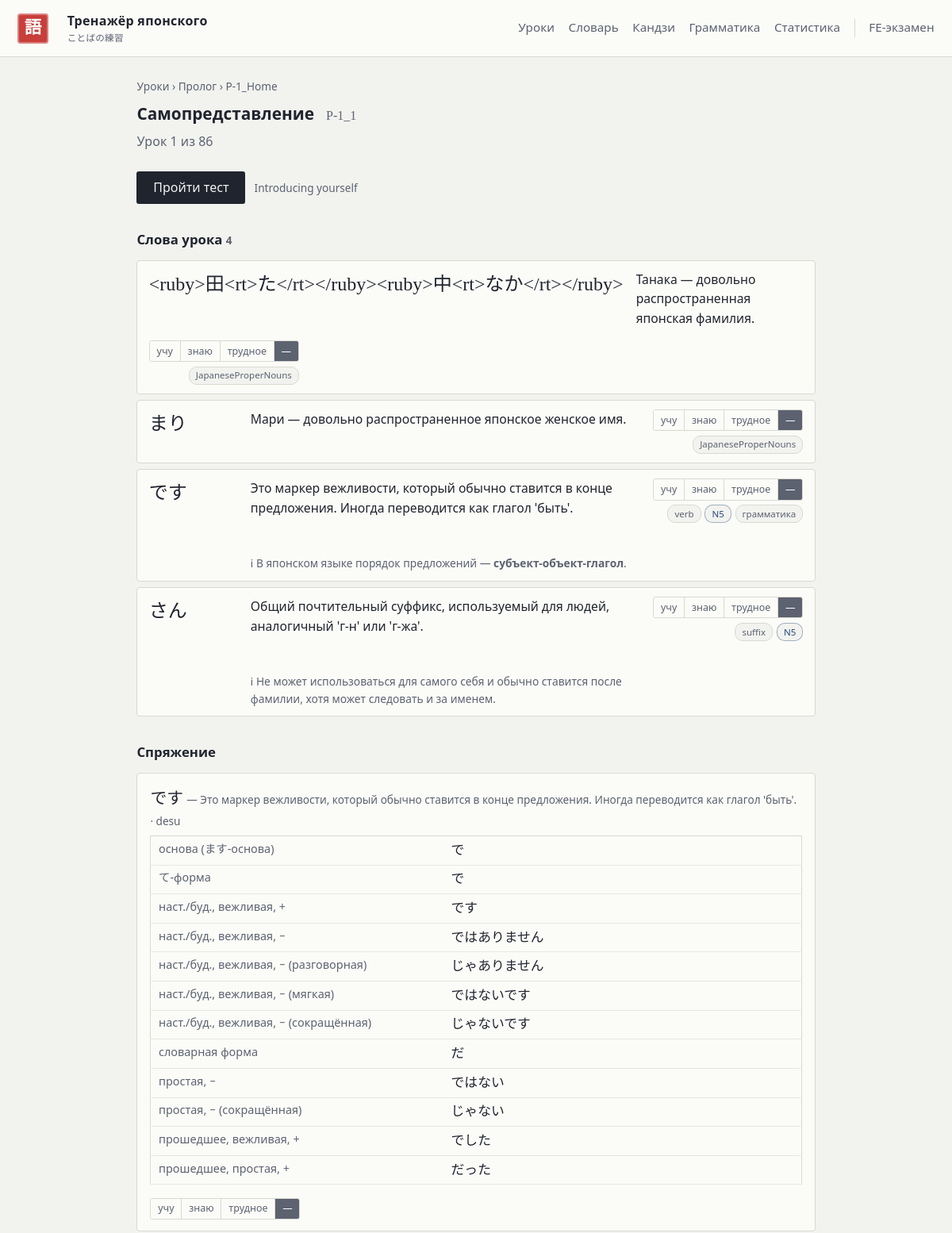
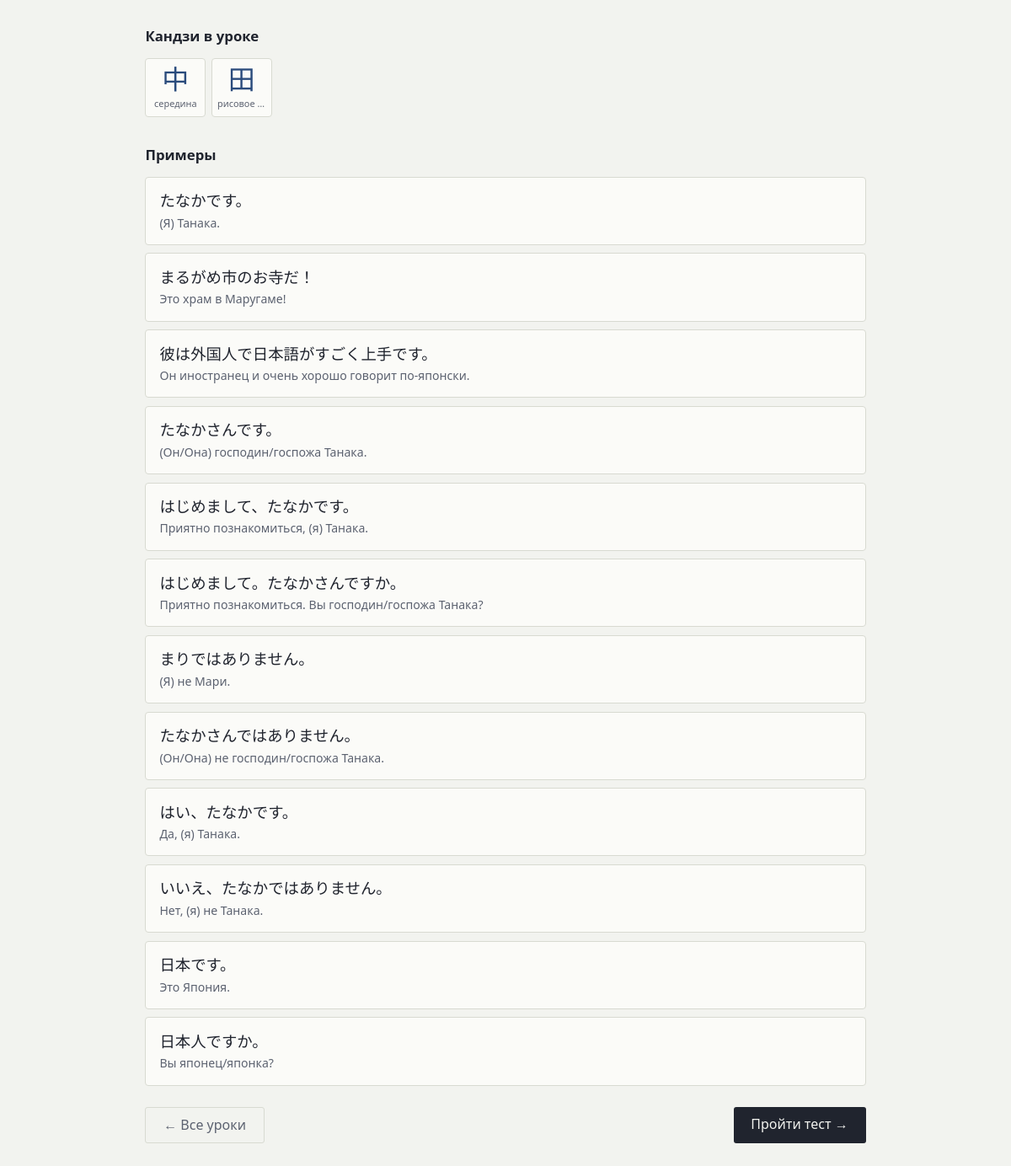
The app's page /lesson/P-1_1 with its own data (2 pictures, top to bottom).
### tables this page shows
CREATE TABLE wg_lesson (
    id             TEXT PRIMARY KEY,
    ord            INTEGER NOT NULL,
    kind           TEXT NOT NULL,          -- words | conjugation | topic
    chapter        TEXT NOT NULL DEFAULT '',
    chapter_index  INTEGER NOT NULL DEFAULT 0,
    location       TEXT NOT NULL DEFAULT '',
    title_ru       TEXT NOT NULL DEFAULT '',
    title_en       TEXT NOT NULL DEFAULT '',
    explanation_ru TEXT NOT NULL DEFAULT '',
    explanation_en TEXT NOT NULL DEFAULT '',
    has_grammar    INTEGER NOT NULL DEFAULT 0
);

CREATE TABLE wg_word (
    id          TEXT PRIMARY KEY,
    ord         INTEGER NOT NULL,
    word        TEXT NOT NULL,
    furigana    TEXT NOT NULL DEFAULT '',
    reading     TEXT NOT NULL DEFAULT '',
    meaning_ru  TEXT NOT NULL DEFAULT '',
    note_ru     TEXT NOT NULL DEFAULT '',
    meaning_en  TEXT NOT NULL DEFAULT '',
    category    TEXT NOT NULL DEFAULT '',
    jlpt        TEXT NOT NULL DEFAULT '',
    tags        TEXT NOT NULL DEFAULT '',
    is_grammar  INTEGER NOT NULL DEFAULT 0,
    lesson_id   TEXT NOT NULL DEFAULT '',
    synonym     TEXT NOT NULL DEFAULT ''
);

CREATE TABLE wg_conjugation (
    id         TEXT PRIMARY KEY,
    ord        INTEGER NOT NULL,
    kind       TEXT NOT NULL,              -- verb | adjective
    word       TEXT NOT NULL,
    furigana   TEXT NOT NULL DEFAULT '',
    reading    TEXT NOT NULL DEFAULT '',
    meaning_ru TEXT NOT NULL DEFAULT '',
    word_id    TEXT NOT NULL DEFAULT '',
    category   TEXT NOT NULL DEFAULT '',   -- godan | ichidan | irregular | i | na
    forms      TEXT NOT NULL DEFAULT '{}'  -- JSON
);

CREATE TABLE wg_kanji (
    kanji         TEXT PRIMARY KEY,
    ord           INTEGER NOT NULL,
    meaning_ru    TEXT NOT NULL DEFAULT '',
    meaning_en    TEXT NOT NULL DEFAULT '',
    on_readings   TEXT NOT NULL DEFAULT '',
    kun_readings  TEXT NOT NULL DEFAULT '',
    strokes       TEXT NOT NULL DEFAULT '',
    grade         TEXT NOT NULL DEFAULT '',
    jlpt          TEXT NOT NULL DEFAULT '',
    decomposition TEXT NOT NULL DEFAULT '',
    resembling    TEXT NOT NULL DEFAULT '',
    word_ids      TEXT NOT NULL DEFAULT '[]'
);

CREATE TABLE wg_sentence (
    id             TEXT PRIMARY KEY,
    ord            INTEGER NOT NULL,
    japanese       TEXT NOT NULL,
    blocks         TEXT NOT NULL DEFAULT '[]',   -- JSON: [{text, word_id}]
    word_ids       TEXT NOT NULL DEFAULT '[]',   -- JSON
    anchor_word_id TEXT NOT NULL DEFAULT '',
    ru             TEXT NOT NULL DEFAULT '',
    en             TEXT NOT NULL DEFAULT '',
    politeness     TEXT NOT NULL DEFAULT ''
);

### app/routers/pages.py (the view)
@router.get("/lesson/{lesson_id}")
async def lesson_page(request: Request, lesson_id: str):
    conn = await db.get_db()
    lesson = await content.lesson(conn, lesson_id)
    if not lesson:
        raise HTTPException(404, "урок не найден")
    words = await content.words(conn, lesson_id)
    ids = [w["id"] for w in words]
    ctx = await _render_context(conn)
    state = (await progress.lesson_map(conn)).get(lesson_id, {})
    return templates.TemplateResponse(request, "lesson.html", {
        "lesson": lesson,
        "explanation": render(lesson["explanation_ru"] or lesson["explanation_en"], ctx),
        "words": words,
        "notes": {w["id"]: render(w["note_ru"], ctx) for w in words if w["note_ru"]},
        "grammar": [{**g, "note_html": render(g["note_ru"], ctx)}
                    for g in await content.grammar_for_lesson(conn, lesson_id)],
        "sentences": await content.sentences_for_words(conn, ids, limit=12),
        "conjugations": await content.conjugations_for_words(conn, ids),
        "kanji": await content.kanji_for_words(conn, ids),
        "marks": await marks.get_map(conn, "word"),
        "statuses": marks.STATUS_LABELS,
        "state": state,
        "form_names": quiz.FORM_NAMES,
    })

### app/templates/lesson.html (shortened to what this page needs)
{% extends "base.html" %}
{% import "_macros.html" as m %}
{% block content %}
<div class="crumbs"><a href="/">Уроки</a> › {{ lesson.chapter }} › {{ lesson.location }}</div>
<h1>{{ lesson.title_ru or lesson.id }}
  <span class="jp">{{ lesson.id }}</span></h1>
<p class="lead">
  Урок {{ lesson.ord }} из 86
</p>
<div class="toolbar">
  {% if words or sentences or kanji %}
  <a class="btn" href="/quiz?lesson={{ lesson.id }}">Пройти тест</a>
  {% endif %}
  {% if lesson.title_en %}<span class="muted small">{{ lesson.title_en }}</span>{% endif %}
</div>
{% if words %}
<h2>Слова урока <span class="muted small">{{ words | length }}</span></h2>
{% for word in words %}
<div class="word-card" id="w-{{ word.id }}">
  <div class="jp">{{ word.furigana | furigana(word.word) }}</div>
  <div class="body">
    <div class="meaning">{% if word.meaning_ru or word.meaning_en %}{{ word.meaning_ru or word.meaning_en }}{% else %}<span class="muted small">перевода нет в данных игры</span>{% endif %}</div>
    {% if notes.get(word.id) %}<div class="note">{{ notes[word.id] | safe }}</div>{% endif %}
  </div>
  <div class="side">
    {{ m.mark_buttons('word', word.id, marks, statuses) }}
    <div class="tags">
      {% if word.category %}<span class="pill">{{ word.category }}</span>{% endif %}
      {% if word.jlpt %}<span class="pill jlpt">{{ word.jlpt }}</span>{% endif %}
      {% if word.is_grammar %}<span class="pill">грамматика</span>{% endif %}
    </div>
  </div>
</div>
{% endfor %}
{% endif %}
{% if conjugations %}
<h2>Спряжение</h2>
{% for c in conjugations %}
<div class="card">
  <div><span class="jp-text" style="font-size:1.3rem">{{ c.furigana | furigana(c.word) }}</span>
    <span class="muted small"> — {{ c.meaning_ru }} · {{ c.category }}</span></div>
  <table class="conj-table">
    {% for key, value in c.forms.items() %}
      {% if key in form_names %}
      <tr><td class="k">{{ form_names[key] }}</td><td class="v">{{ value }}</td></tr>
      {% endif %}
    {% endfor %}
  </table>
  {{ m.mark_buttons('conjugation', c.id, marks, statuses) }}
</div>
{% endfor %}
{% endif %}
{% if kanji %}
<h2>Кандзи в уроке</h2>
<div class="kanji-grid">
  {% for k in kanji %}
  <a class="kanji-cell" href="/kanji#k-{{ k.kanji }}">
    <div class="ch">{{ k.kanji }}</div>
    <div class="ru">{{ k.meaning_ru }}</div>
  </a>
  {% endfor %}
</div>
{% endif %}
{% if sentences %}
<h2>Примеры</h2>
{% for s in sentences %}
<div class="card">
  <div class="ex-jp">{{ s.japanese }}</div>
  <div class="ex-ru">{{ s.ru or s.en }}</div>
</div>
{% endfor %}
{% endif %}
<div class="pager">
  <a class="btn ghost" href="/">← Все уроки</a>
  {% if words or sentences %}<a class="btn" href="/quiz?lesson={{ lesson.id }}">Пройти тест →</a>{% endif %}
</div>
{% endblock %}

### app/templates/_macros.html (shortened to what this page needs)
{% macro mark_buttons(item_type, item_id, marks, statuses) -%}
{% set current = marks.get(item_id, {}).get('status', 'new') %}
<span class="marks" data-item-type="{{ item_type }}" data-item-id="{{ item_id }}">
  {%- for status, label in statuses.items() if status != 'new' -%}
  <button type="button" data-status="{{ status }}"
          class="{% if current == status %}on{% endif %}"
          title="Отметить: {{ label }}">{{ label }}</button>
  {%- endfor -%}
  <button type="button" data-status="new" class="{% if current == 'new' %}on{% endif %}"
          title="Снять отметку">—</button>
</span>
{%- endmacro %}

### app/static/style.css (style rules this page uses)
:root { --paper: #f2f3ef; --card: #fbfbf8; --ink: #20242e; --ink-soft: #5c6270; --ai: #2a4b7c; --shu: #c73e3a; --matcha: #4f7d5c; --kuchiba: #b5813f; --line: #d8dad1; --grid: #e7e8e0; --jp-serif: "Noto Serif JP", "Hiragino Mincho ProN", "Yu Mincho", "MS PMincho", serif; --ui: system-ui, "Segoe UI", Roboto, sans-serif; --mono: "Cascadia Code", Consolas, monospace; }
* { box-sizing: border-box; }
body { margin: 0; background: var(--paper); color: var(--ink); font-family: var(--ui); font-size: 16px; line-height: 1.55; }
a { color: var(--ai); text-decoration: none; }
h1 { font-size: 1.3rem; font-weight: 600; margin: 0 0 .4rem; }
h1 .jp { font-family: var(--jp-serif); color: var(--ink-soft); font-weight: 400; margin-left: .6rem; font-size: 1rem; }
h2 { font-size: 1.05rem; font-weight: 600; margin: 2rem 0 .8rem; }
.lead { color: var(--ink-soft); margin: 0 0 1.6rem; }
.crumbs { color: var(--ink-soft); font-size: .85rem; margin-bottom: .5rem; }
.crumbs a { color: var(--ink-soft); }
.btn { display: inline-block; font: inherit; padding: .5rem 1.3rem; cursor: pointer; background: var(--ink); color: var(--paper); border: none; border-radius: 3px; text-decoration: none; }
.btn.ghost { background: transparent; color: var(--ink-soft); border: 1px solid var(--line); }
.card { background: var(--card); border: 1px solid var(--line); border-radius: 4px; padding: .9rem 1rem; margin-bottom: .6rem; }
.pill { display: inline-block; font-size: .72rem; padding: .1rem .5rem; border: 1px solid var(--line); border-radius: 10px; color: var(--ink-soft); background: var(--paper); white-space: nowrap; }
.pill.jlpt { color: var(--ai); border-color: color-mix(in srgb, var(--ai) 40%, transparent); }
.muted { color: var(--ink-soft); }
.small { font-size: .85rem; }
.jp-text { font-family: var(--jp-serif); }
.marks { display: inline-flex; gap: 0; border: 1px solid var(--line); border-radius: 3px; overflow: hidden; }
.marks button { font: inherit; font-size: .78rem; padding: .18rem .55rem; cursor: pointer; background: var(--card); color: var(--ink-soft); border: none; border-right: 1px solid var(--line); }
.marks button:last-child { border-right: none; }
.marks button.on { color: #fff; }
.marks button.on[data-status="new"] { background: var(--ink-soft); }
.ex-jp { font-family: var(--jp-serif); font-size: 1.15rem; }
.ex-ru { color: var(--ink-soft); font-size: .88rem; }
.word-card { display: flex; align-items: flex-start; gap: 1rem; flex-wrap: wrap; padding: .7rem .9rem; margin-bottom: .45rem; background: var(--card); border: 1px solid var(--line); border-radius: 4px; }
.word-card .jp { font-family: var(--jp-serif); font-size: 1.5rem; min-width: 7rem; }
.word-card .body { flex: 1; min-width: 12rem; }
.word-card .body .meaning { font-size: .98rem; }
.word-card .body .note { color: var(--ink-soft); font-size: .86rem; margin-top: .3rem; }
.word-card .side { display: flex; flex-direction: column; gap: .35rem; align-items: flex-end; }
.word-card .tags { display: flex; gap: .3rem; flex-wrap: wrap; justify-content: flex-end; }
.conj-table { width: 100%; border-collapse: collapse; font-size: .9rem; margin: .4rem 0 1rem; }
.conj-table td { padding: .3rem .6rem; border-bottom: 1px solid var(--grid); }
.conj-table td.k { color: var(--ink-soft); width: 45%; }
.conj-table td.v { font-family: var(--jp-serif); font-size: 1.05rem; }
.toolbar { display: flex; gap: .7rem; flex-wrap: wrap; margin-bottom: 1rem; align-items: center; }
table { width: 100%; border-collapse: collapse; background: var(--card); border: 1px solid var(--line); font-size: .95rem; }
th, td { text-align: left; padding: .45rem .7rem; border-bottom: 1px solid var(--grid); vertical-align: top; }
.kanji-grid { display: grid; grid-template-columns: repeat(auto-fill, minmax(4.4rem, 1fr)); gap: .4rem; }
.kanji-cell { background: var(--card); border: 1px solid var(--line); border-radius: 4px; padding: .4rem; text-align: center; cursor: pointer; }
.kanji-cell .ch { font-family: var(--jp-serif); font-size: 2rem; line-height: 1.2; }
.kanji-cell .ru { font-size: .68rem; color: var(--ink-soft); overflow: hidden; text-overflow: ellipsis; white-space: nowrap; }
.pager { display: flex; justify-content: space-between; gap: 1rem; margin-top: 1.6rem; }

### records on screen
wg_lesson: chapter "Пролог", location "P-1_Home", title_ru "Самопредставление", id "P-1_1", ord "1", title_en "Introducing yourself"
wg_word: furigana|furigana "<ruby>田<rt>た</rt></ruby><ruby>中<rt>なか</rt></ruby>", meaning_ru "Танака — довольно распространенная японская фамилия.", label "учу" "знаю" "трудное", category "JapaneseProperNouns"
wg_word: furigana|furigana "まり", meaning_ru "Мари — довольно распространенное японское женское имя.", label "учу" "знаю" "трудное", category "JapaneseProperNouns"
wg_word: furigana|furigana "です", meaning_ru "Это маркер вежливости, который обычно ставится в конце предложения. Иногда переводится как глагол 'быть'.", notes "ℹ В японском языке порядок предложений — субъект-объект-глагол .", label "учу" "знаю" "трудное", category "verb", jlpt "N5", is_grammar "грамматика"
wg_word: furigana|furigana "さん", meaning_ru "Общий почтительный суффикс, используемый для людей, аналогичный 'г-н' или 'г-жа'.", note_ru "ℹ Не может использоваться для самого себя и обычно ставится после фамилии, хотя может следовать и за именем.", label "учу" "знаю" "трудное", category "suffix", jlpt "N5"
wg_conjugation: furigana|furigana "です", meaning_ru "Это маркер вежливости, который обычно ставится в конце предложения. Иногда переводится как глагол 'быть'.", category "desu", form_names "основа (ます-основа)" "て-форма" "наст./буд., вежливая, +" "наст./буд., вежливая, −" "наст./буд., вежливая, − (разговорная)" "наст./буд., вежливая, − (мягкая)" "наст./буд., вежливая, − (сокращённая)" "словарная форма" "простая, −" "простая, − (сокращённая)" "прошедшее, вежливая, +" "прошедшее, простая, +", forms "で" "で" "です" "ではありません" "じゃありません" "ではないです" "じゃないです" "だ" "ではない" "じゃない" "でした" "だった", label "учу" "знаю" "трудное"
wg_kanji: kanji "中", meaning_ru "середина"
wg_kanji: kanji "田", meaning_ru "рисовое…"
wg_sentence: japanese "たなかです。", ru "(Я) Танaка."
wg_sentence: japanese "まるがめ市のお寺だ！", ru "Это храм в Маругаме!"
wg_sentence: japanese "彼は外国人で日本語がすごく上手です。", ru "Он иностранец и очень хорошо говорит по-японски."
wg_sentence: japanese "たなかさんです。", ru "(Он/Она) господин/госпожа Танака."
wg_sentence: japanese "はじめまして、たなかです。", ru "Приятно познакомиться, (я) Танака."
wg_sentence: japanese "はじめまして。たなかさんですか。", ru "Приятно познакомиться. Вы господин/госпожа Танака?"
wg_sentence: japanese "まりではありません。", ru "(Я) не Мари."
wg_sentence: japanese "たなかさんではありません。", ru "(Он/Она) не господин/госпожа Танака."
wg_sentence: japanese "はい、たなかです。", ru "Да, (я) Танака."
wg_sentence: japanese "いいえ、たなかではありません。", ru "Нет, (я) не Танака."
wg_sentence: japanese "日本です。", ru "Это Япония."
wg_sentence: japanese "日本人ですか。", ru "Вы японец/японка?"

### other values on screen
{{ words | length }} "4"
